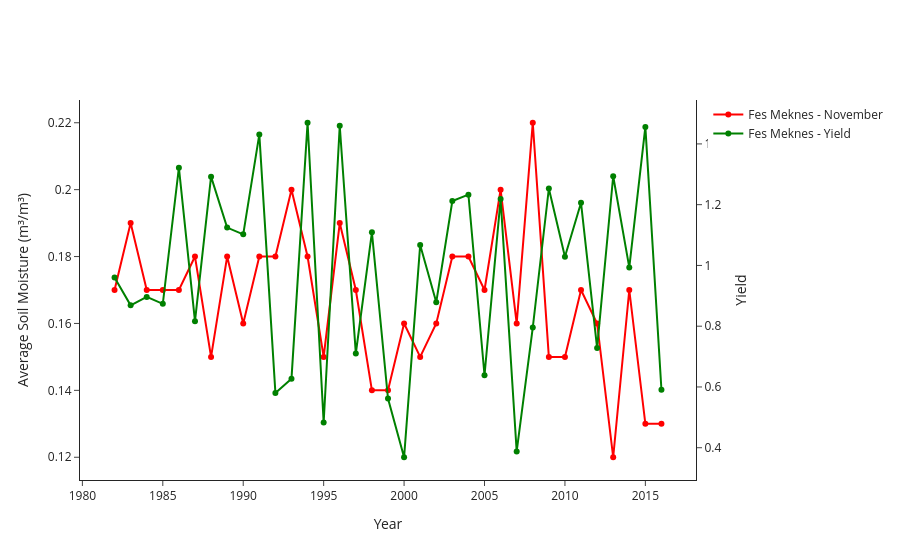

Here is the notebook cell this chart was saved with:
### Code cell
import pandas as pd
import plotly.graph_objs as go

# List of Excel file names and corresponding regions
excel_files = ['SM_1979_2019/Monthly_SM/SM_Fes_Meknes_monthly_avg.xlsx']

regions = ['Fes Meknes']

# Define colors for each region's line
line_colors = ['red','green']

# Initialize figure with simple_white layout
fig = go.Figure(layout=go.Layout(template='simple_white'))

for excel_file, region, color in zip(excel_files, regions, line_colors):
    # Read the Excel file into a DataFrame
    seasonal_avg_df = pd.read_excel(excel_file)
    
    # Add trace for November data
    fig.add_trace(go.Scatter(x=seasonal_avg_df['Year'], y=seasonal_avg_df['November'],
                             mode='lines+markers', name=f'{region} - November', line_color= line_colors[0]))
    
    # Add trace for Yield data on a secondary y-axis
    fig.add_trace(go.Scatter(x=seasonal_avg_df['Year'], y=seasonal_avg_df['Yield'],
                             mode='lines+markers', name=f'{region} - Yield', line_color= line_colors[1],
                             yaxis='y2'))

# Customize layout
fig.update_layout(title='',
                  xaxis_title='Year',
                  yaxis_title='Average Soil Moisture (m³/m³)',
                  xaxis=dict(gridcolor='whitesmoke'), # Set x-axis grid color to whitesmoke
                  yaxis=dict(gridcolor='whitesmoke'), # Set y-axis grid color to whitesmoke
                  yaxis2=dict(title='Yield', overlaying='y', side='right')) # Secondary y-axis for Yield data

# Show the figure
fig.show()

### Figure 1 — Plotly figure (JSON) as saved in the notebook; plotly's stock layout.template omitted (floating-point values rounded to 4 significant figures)
{"data": [{"line": {"color": "red"}, "mode": "lines+markers", "name": "Fes Meknes - November", "type": "scatter", "x": [1982, 1983, 1984, 1985, 1986, 1987, 1988, 1989, 1990, 1991, 1992, 1993, 1994, 1995, 1996, 1997, 1998, 1999, 2000, 2001, 2002, 2003, 2004, 2005, 2006, 2007, 2008, 2009, 2010, 2011, 2012, 2013, 2014, 2015, 2016], "y": [0.17, 0.19, 0.17, 0.17, 0.17, 0.18, 0.15, 0.18, 0.16, 0.18, 0.18, 0.2, 0.18, 0.15, 0.19, 0.17, 0.14, 0.14, 0.16, 0.15, 0.16, 0.18, 0.18, 0.17, 0.2, 0.16, 0.22, 0.15, 0.15, 0.17, 0.16, 0.12, 0.17, 0.13, 0.13]}, {"line": {"color": "green"}, "mode": "lines+markers", "name": "Fes Meknes - Yield", "type": "scatter", "x": [1982, 1983, 1984, 1985, 1986, 1987, 1988, 1989, 1990, 1991, 1992, 1993, 1994, 1995, 1996, 1997, 1998, 1999, 2000, 2001, 2002, 2003, 2004, 2005, 2006, 2007, 2008, 2009, 2010, 2011, 2012, 2013, 2014, 2015, 2016], "y": [0.9603, 0.8686, 0.8963, 0.8737, 1.322, 0.8164, 1.292, 1.125, 1.102, 1.431, 0.5805, 0.6273, 1.47, 0.4829, 1.46, 0.7104, 1.109, 0.5618, 0.3687, 1.067, 0.8791, 1.212, 1.233, 0.6386, 1.218, 0.3876, 0.7955, 1.253, 1.029, 1.206, 0.7285, 1.294, 0.9935, 1.456, 0.591], "yaxis": "y2"}], "layout": {"title": {"text": ""}, "xaxis": {"gridcolor": "whitesmoke", "title": {"text": "Year"}}, "yaxis": {"gridcolor": "whitesmoke", "title": {"text": "Average Soil Moisture (m³/m³)"}}, "yaxis2": {"overlaying": "y", "side": "right", "title": {"text": "Yield"}}}}
